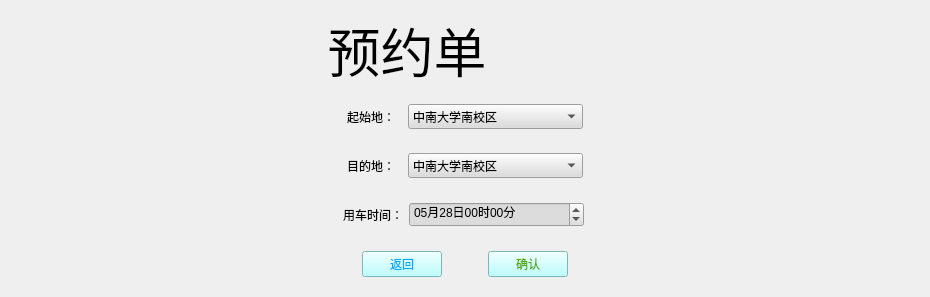
   <widget class="QWidget" name="page_5">
    <layout class="QVBoxLayout" name="verticalLayout_7">
     <item>
      <widget class="QLabel" name="label_33">
       <property name="font">
        <font>
         <family>华文琥珀</family>
         <pointsize>40</pointsize>
         <weight>50</weight>
         <bold>false</bold>
        </font>
       </property>
       <property name="text">
        <string>                       预约单</string>
       </property>
      </widget>
     </item>
     <item>
      <widget class="QWidget" name="widget_24" native="true">
       <layout class="QHBoxLayout" name="horizontalLayout_23">
        <item>
         <spacer name="horizontalSpacer_33">
          <property name="orientation">
           <enum>Qt::Horizontal</enum>
          </property>
          <property name="sizeHint" stdset="0">
           <size>
            <width>40</width>
            <height>20</height>
           </size>
          </property>
         </spacer>
        </item>
        <item>
         <widget class="QLabel" name="label_34">
          <property name="styleSheet">
           <string notr="true">font: 10pt &quot;微软雅黑&quot;;</string>
          </property>
          <property name="text">
           <string>起始地：  </string>
          </property>
         </widget>
        </item>
        <item>
         <widget class="QComboBox" name="L_p5_f">
          <property name="minimumSize">
           <size>
            <width>175</width>
            <height>25</height>
           </size>
          </property>
          <property name="maximumSize">
           <size>
            <width>175</width>
            <height>25</height>
           </size>
          </property>
          <property name="styleSheet">
           <string notr="true">background-color: rgb(220, 220, 220);
font: 10pt &quot;微软雅黑&quot;;</string>
          </property>
          <item>
           <property name="text">
            <string>中南大学南校区</string>
           </property>
          </item>
          <item>
           <property name="text">
            <string>五一广场</string>
           </property>
          </item>
          <item>
           <property name="text">
            <string>烈士公园</string>
           </property>
          </item>
          <item>
           <property name="text">
            <string>橘子洲</string>
           </property>
          </item>
          <item>
           <property name="text">
            <string>湖南大学</string>
           </property>
          </item>
          <item>
           <property name="text">
            <string>长沙南站</string>
           </property>
          </item>
          <item>
           <property name="text">
            <string>世界之窗</string>
           </property>
          </item>
          <item>
           <property name="text">
            <string>湘雅二医院</string>
           </property>
          </item>
          <item>
           <property name="text">
            <string>湖南省政府</string>
           </property>
          </item>
         </widget>
        </item>
        <item>
         <spacer name="horizontalSpacer_34">
          <property name="orientation">
           <enum>Qt::Horizontal</enum>
          </property>
          <property name="sizeHint" stdset="0">
           <size>
            <width>40</width>
            <height>20</height>
           </size>
          </property>
         </spacer>
        </item>
       </layout>
      </widget>
     </item>
     <item>
      <widget class="QWidget" name="widget_25" native="true">
       <layout class="QHBoxLayout" name="horizontalLayout_24">
        <item>
         <spacer name="horizontalSpacer_35">
          <property name="orientation">
           <enum>Qt::Horizontal</enum>
          </property>
          <property name="sizeHint" stdset="0">
           <size>
            <width>40</width>
            <height>20</height>
           </size>
          </property>
         </spacer>
        </item>
        <item>
         <widget class="QLabel" name="label_35">
          <property name="styleSheet">
           <string notr="true">font: 10pt &quot;微软雅黑&quot;;</string>
          </property>
          <property name="text">
           <string>目的地：  </string>
          </property>
         </widget>
        </item>
        <item>
         <widget class="QComboBox" name="L_p5_to">
          <property name="minimumSize">
           <size>
            <width>175</width>
            <height>25</height>
           </size>
          </property>
          <property name="maximumSize">
           <size>
            <width>175</width>
            <height>25</height>
           </size>
          </property>
          <property name="styleSheet">
           <string notr="true">background-color: rgb(220, 220, 220);
font: 10pt &quot;微软雅黑&quot;;</string>
          </property>
          <item>
           <property name="text">
            <string>中南大学南校区</string>
           </property>
          </item>
          <item>
           <property name="text">
            <string>五一广场</string>
           </property>
          </item>
          <item>
           <property name="text">
            <string>烈士公园</string>
           </property>
          </item>
          <item>
           <property name="text">
            <string>橘子洲</string>
           </property>
          </item>
          <item>
           <property name="text">
            <string>湖南大学</string>
           </property>
          </item>
          <item>
           <property name="text">
            <string>长沙南站</string>
           </property>
          </item>
          <item>
           <property name="text">
            <string>世界之窗</string>
           </property>
          </item>
          <item>
           <property name="text">
            <string>湘雅二医院</string>
           </property>
          </item>
          <item>
           <property name="text">
            <string>湖南省政府</string>
           </property>
          </item>
         </widget>
        </item>
        <item>
         <spacer name="horizontalSpacer_36">
          <property name="orientation">
           <enum>Qt::Horizontal</enum>
          </property>
          <property name="sizeHint" stdset="0">
           <size>
            <width>40</width>
            <height>20</height>
           </size>
          </property>
         </spacer>
        </item>
       </layout>
      </widget>
     </item>
     <item>
      <widget class="QWidget" name="widget_26" native="true">
       <layout class="QHBoxLayout" name="horizontalLayout_25">
        <item>
         <spacer name="horizontalSpacer_37">
          <property name="orientation">
           <enum>Qt::Horizontal</enum>
          </property>
          <property name="sizeType">
           <enum>QSizePolicy::Expanding</enum>
          </property>
          <property name="sizeHint" stdset="0">
           <size>
            <width>323</width>
            <height>20</height>
           </size>
          </property>
         </spacer>
        </item>
        <item>
         <widget class="QLabel" name="label_36">
          <property name="styleSheet">
           <string notr="true">font: 10pt &quot;微软雅黑&quot;;</string>
          </property>
          <property name="text">
           <string>用车时间：</string>
          </property>
         </widget>
        </item>
        <item>
         <widget class="QDateTimeEdit" name="L_p5_ti">
          <property name="minimumSize">
           <size>
            <width>175</width>
            <height>25</height>
           </size>
          </property>
          <property name="maximumSize">
           <size>
            <width>175</width>
            <height>25</height>
           </size>
          </property>
          <property name="contextMenuPolicy">
           <enum>Qt::DefaultContextMenu</enum>
          </property>
          <property name="styleSheet">
           <string notr="true">font: 10pt &quot;微软雅黑&quot;;
background-color: rgb(220, 220, 220);</string>
          </property>
          <property name="dateTime">
           <datetime>
            <hour>0</hour>
            <minute>0</minute>
            <second>0</second>
            <year>2000</year>
            <month>5</month>
            <day>28</day>
           </datetime>
          </property>
          <property name="date">
           <date>
            <year>2000</year>
            <month>5</month>
            <day>28</day>
           </date>
          </property>
          <property name="currentSection">
           <enum>QDateTimeEdit::MonthSection</enum>
          </property>
          <property name="displayFormat">
           <string>MM月dd日HH时mm分</string>
          </property>
         </widget>
        </item>
        <item>
         <spacer name="horizontalSpacer_38">
          <property name="orientation">
           <enum>Qt::Horizontal</enum>
          </property>
          <property name="sizeType">
           <enum>QSizePolicy::Expanding</enum>
          </property>
          <property name="sizeHint" stdset="0">
           <size>
            <width>326</width>
            <height>20</height>
           </size>
          </property>
         </spacer>
        </item>
       </layout>
      </widget>
     </item>
     <item>
      <widget class="QWidget" name="widget_27" native="true">
       <layout class="QHBoxLayout" name="horizontalLayout_26">
        <item>
         <spacer name="horizontalSpacer_39">
          <property name="orientation">
           <enum>Qt::Horizontal</enum>
          </property>
          <property name="sizeHint" stdset="0">
           <size>
            <width>40</width>
            <height>20</height>
           </size>
          </property>
         </spacer>
        </item>
        <item>
         <widget class="QPushButton" name="Ptn_p5_b">
          <property name="styleSheet">
           <string notr="true">QPushButton {font: 10pt &quot;微软雅黑&quot;;
background-color: rgb(170, 255, 255);
color: rgb(0, 170, 255);}
QPushButton:hover { 
background-color: rgb(151, 227, 227);
color: rgb(255, 255, 255);}</string>
          </property>
          <property name="text">
           <string>返回</string>
          </property>
         </widget>
        </item>
        <item>
         <spacer name="horizontalSpacer_41">
          <property name="orientation">
           <enum>Qt::Horizontal</enum>
          </property>
          <property name="sizeType">
           <enum>QSizePolicy::Fixed</enum>
          </property>
          <property name="sizeHint" stdset="0">
           <size>
            <width>40</width>
            <height>20</height>
           </size>
          </property>
         </spacer>
        </item>
        <item>
         <widget class="QPushButton" name="Ptn_p5_o">
          <property name="styleSheet">
           <string notr="true">QPushButton {font: 10pt &quot;微软雅黑&quot;;
background-color: rgb(170, 255, 255);
color: rgb(85, 170, 0);}
QPushButton:hover { 
background-color: rgb(151, 227, 227);
color: rgb(255, 255, 255);}</string>
          </property>
          <property name="text">
           <string>确认</string>
          </property>
         </widget>
        </item>
        <item>
         <spacer name="horizontalSpacer_40">
          <property name="orientation">
           <enum>Qt::Horizontal</enum>
          </property>
          <property name="sizeHint" stdset="0">
           <size>
            <width>40</width>
            <height>20</height>
           </size>
          </property>
         </spacer>
        </item>
       </layout>
      </widget>
     </item>
    </layout>
   </widget>
